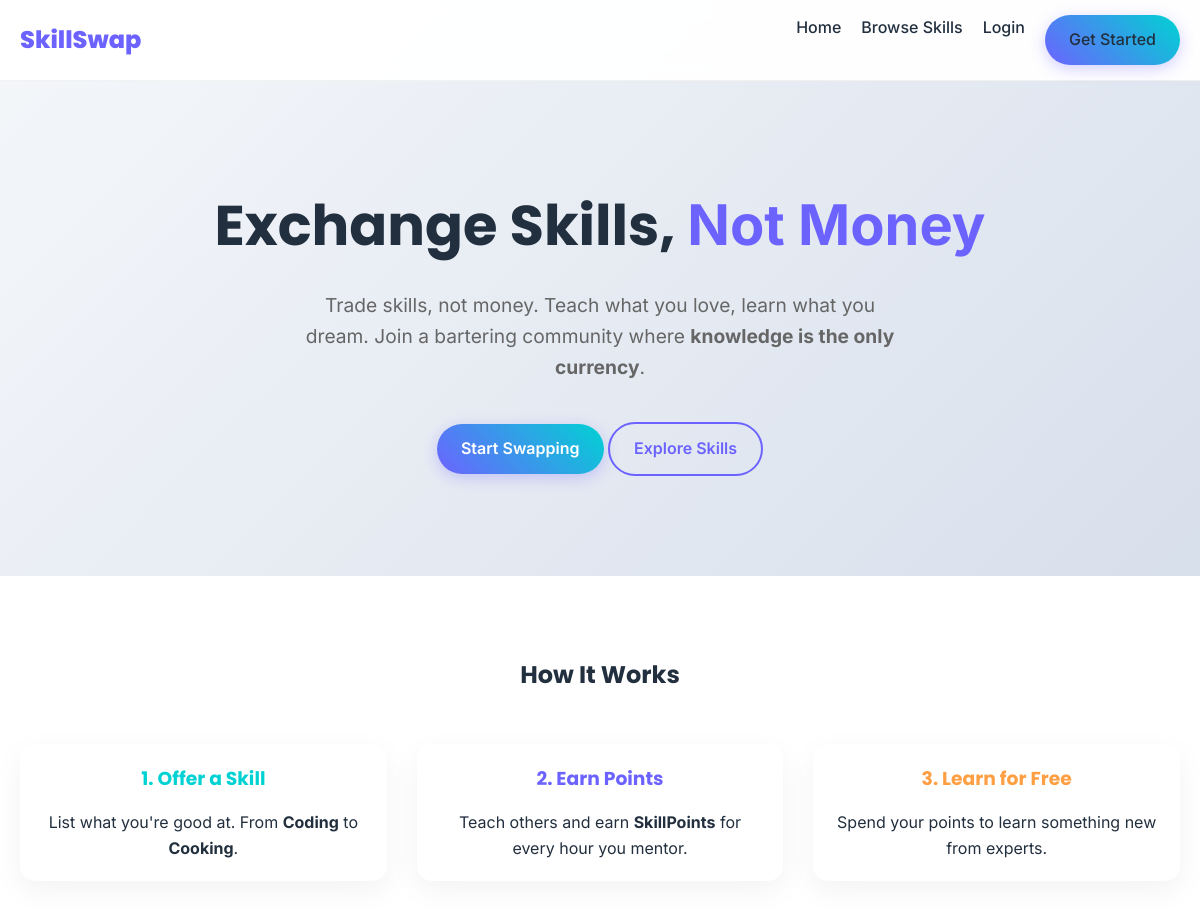
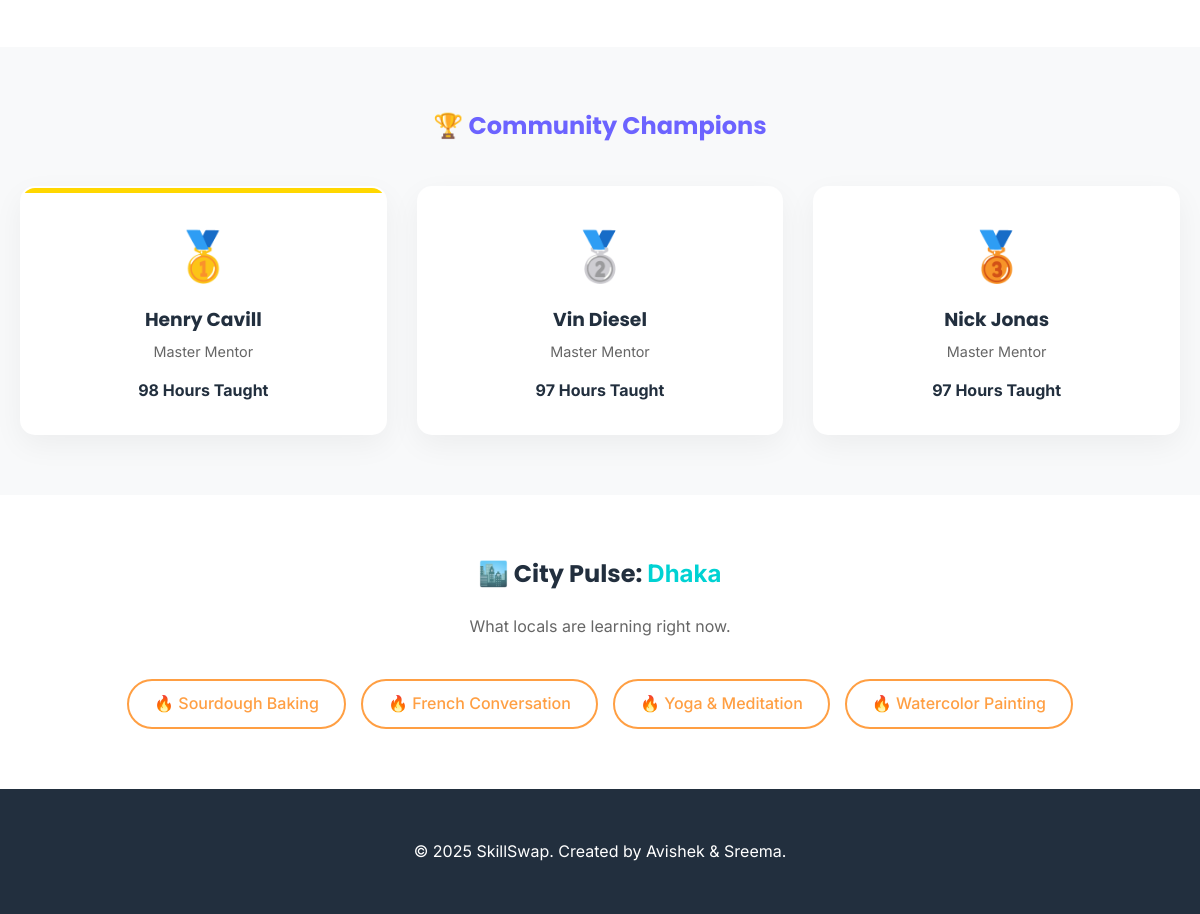
Page /skillswap/index.php on the committed database (2 pictures, top to bottom).
### tables this page shows
CREATE TABLE `teacher` (
    `teacher_id` INT PRIMARY KEY,
    `total_hours_taught` INT DEFAULT 0,
    `average_rating` DECIMAL(3,2),

    FOREIGN KEY (`teacher_id`) REFERENCES `user`(`user_id`)
        ON DELETE CASCADE
);

CREATE TABLE `user` (
    `user_id` INT AUTO_INCREMENT PRIMARY KEY,
    
    `first_name` VARCHAR(50),
    `last_name` VARCHAR(50),
    `email` VARCHAR(120) UNIQUE NOT NULL,
    `password` VARCHAR(100) NOT NULL,
    `role` ENUM('admin','user') DEFAULT 'user',
    `preferred_language` VARCHAR(50),
    `city` VARCHAR(80),
    `country` VARCHAR(80),

    `skillpoints` INT DEFAULT 0,
    
     
    `warning_count` INT DEFAULT 0,
    `is_suspended` BOOLEAN DEFAULT FALSE,
    
     
    `profile_picture` VARCHAR(255) DEFAULT 'default.png'
);

### skillswap/index.php (the view, shortened to what this page needs)
<?php
include 'includes/db.php';
$top_teachers = $conn->query("
    SELECT u.first_name, u.last_name, t.total_hours_taught
    FROM teacher t
    JOIN user u ON t.teacher_id = u.user_id
    ORDER BY t.total_hours_taught DESC
    LIMIT 3
");
$city_name = "Dhaka";
$trending_skills = $conn->query("
    SELECT s.title, COUNT(ss.session_no) as popularity
    FROM session ss
    JOIN teacher t ON ss.teacher_id = t.teacher_id
    JOIN user u ON t.teacher_id = u.user_id
    JOIN skill s ON ss.skill_id = s.skill_id
    WHERE u.city = '$city_name'
    GROUP BY s.title
    ORDER BY popularity DESC
    LIMIT 5
");
?>
<!DOCTYPE html>
<html lang="en">
<head>
    <link rel="stylesheet" href="css/style.css">
</head>
<body>
<header>
    <div class="container">
        <nav>
            <a href="index.php" class="logo">SkillSwap</a>
            <div class="nav-links">
                <a href="index.php">Home</a>
                <a href="skills.php">Browse Skills</a>
                <?php if(isset($_SESSION['user_id'])): ?>
                    <a href="dashboard.php">Dashboard</a>
                    <a href="logout.php" class="btn btn-outline">Logout</a>
                <?php else: ?>
                    <a href="login.php">Login</a>
                    <a href="register.php" class="btn btn-primary">Get Started</a>
                <?php endif; ?>
            </div>
        </nav>
    </div>
</header>
<section class="hero" style="padding: 100px 0; text-align: center;">
    <div class="container">
        <h1 style="font-size: 3.5rem; margin-bottom: 20px;">Exchange Skills, <span style="color: var(--primary);">Not Money</span></h1>
        <p style="font-size: 1.2rem; color: #666; max-width: 600px; margin: 0 auto 40px;">
            Trade skills, not money. Teach what you love, learn what you dream.
            Join a bartering community where <strong>knowledge is the only currency</strong>.
        </p>
        <div class="cta-buttons">
            <a href="register.php" class="btn btn-primary">Start Swapping</a>
            <a href="skills.php" class="btn btn-outline">Explore Skills</a>
        </div>
    </div>
</section>
<section class="features" style="padding: 80px 0; background: white;">
    <div class="container">
        <h2 style="text-align: center; margin-bottom: 50px;">How It Works</h2>
        <div class="grid-3">
            <div class="card" style="text-align: center;">
                <h3 style="color: var(--secondary);">1. Offer a Skill</h3>
                <p>List what you're good at. From <strong>Coding</strong> to <strong>Cooking</strong>.</p>
            </div>
            <div class="card" style="text-align: center;">
                <h3 style="color: var(--primary);">2. Earn Points</h3>
                <p>Teach others and earn <strong>SkillPoints</strong> for every hour you mentor.</p>
            </div>
            <div class="card" style="text-align: center;">
                <h3 style="color: var(--accent);">3. Learn for Free</h3>
                <p>Spend your points to learn something new from experts.</p>
            </div>
        </div>
    </div>
</section>
<section class="leaderboard" style="padding: 60px 0; background: #f8f9fa;">
    <div class="container">
        <h2 style="text-align: center; margin-bottom: 40px; color: var(--primary);">🏆 Community Champions</h2>
        <div class="grid-3">
            <?php
            $rank = 1;
            while($teacher = $top_teachers->fetch_assoc()):
                $medal = "";
                if($rank == 1) $medal = "🥇";
                if($rank == 2) $medal = "🥈";
                if($rank == 3) $medal = "🥉";
            ?>
            <div class="card" style="text-align: center; padding: 30px; border: 2px solid transparent; transition: 0.3s; position: relative; overflow: hidden;">
                <?php if($rank==1): ?>
                    <div style="position: absolute; top:0; left:0; width: 100%; height: 5px; background: gold;"></div>
                <?php endif; ?>
                <div style="font-size: 3rem; margin-bottom: 10px;"><?php echo $medal; ?></div>
                <h3 style="margin-bottom: 5px;"><?php echo $teacher['first_name'] . ' ' . $teacher['last_name']; ?></h3>
                <p style="color: #666; font-size: 0.9rem;">Master Mentor</p>
                <div style="margin-top: 15px; font-weight: bold; color: var(--dark);">
                    <?php echo $teacher['total_hours_taught']; ?> Hours Taught
                </div>
            </div>
            <?php $rank++; endwhile; ?>
        </div>
    </div>
</section>
<section class="city-pulse" style="padding: 60px 0; background: white;">
    <div class="container" style="text-align: center;">
        <h2 style="margin-bottom: 20px;">🏙️ City Pulse: <span style="color: var(--secondary);"><?php echo htmlspecialchars($city_name); ?></span></h2>
        <p style="margin-bottom: 40px; color: #666;">What locals are learning right now.</p>
        <div style="display: flex; flex-wrap: wrap; justify-content: center; gap: 15px;">
            <?php if($trending_skills->num_rows > 0): ?>
                <?php while($skill = $trending_skills->fetch_assoc()): ?>
                    <a href="skills.php?search=<?php echo urlencode($skill['title']); ?>"
                       style="display: inline-block; padding: 10px 25px; background: white; border: 2px solid var(--accent); color: var(--accent); border-radius: 50px; text-decoration: none; font-weight: 500; transition: 0.2s;">
                       🔥 <?php echo $skill['title']; ?>
                    </a>
                <?php endwhile; ?>
            <?php else: ?>
                <p>No trends yet in this city. <a href="skills.php">Be the first!</a></p>
            <?php endif; ?>
        </div>
    </div>
</section>
<footer style="background: var(--dark); color: white; padding: 50px 0; margin-top: auto;">
    <div class="container" style="text-align: center;">
        <p>&copy; 2025 SkillSwap. Created by Avishek & Sreema.</p>
    </div>
</footer>
</body>
</html>

### skillswap/css/style.css (style rules this page uses)
:root { --primary: #6C63FF; --primary-dark: #5a52d5; --secondary: #00D2D3; --accent: #FF9F43; --danger: #FF6B6B; --success: #1dd1a1; --dark: #222f3e; --light: #f8f9fa; --glass: rgba(255, 255, 255, 0.95); --glass-border: rgba(255, 255, 255, 0.2); --font-heading: 'Poppins', sans-serif; --font-body: 'Inter', sans-serif; }
* { margin: 0; padding: 0; box-sizing: border-box; font-family: var(--font-body); }
body { background: linear-gradient(135deg, #f5f7fa 0%, #c3cfe2 100%); color: var(--dark); line-height: 1.6; min-height: 100vh; }
h1, h2, h3, h4, h5, h6 { font-family: var(--font-heading); color: var(--dark); margin-bottom: 1rem; }
a { text-decoration: none; color: var(--primary); transition: all 0.3s ease; }
.container { max-width: 1200px; margin: 0 auto; padding: 0 20px; }
.btn { display: inline-block; padding: 12px 24px; border-radius: 50px; font-weight: 600; cursor: pointer; border: none; transition: transform 0.2s, box-shadow 0.2s; }
.btn-primary { background: linear-gradient(45deg, var(--primary), var(--secondary)); color: white; box-shadow: 0 4px 15px rgba(108, 99, 255, 0.3); }
.btn-outline { background: transparent; border: 2px solid var(--primary); color: var(--primary); }
.card { background: white; border-radius: 15px; padding: 20px; box-shadow: 0 10px 30px rgba(0,0,0,0.05); transition: transform 0.3s; }
header { background: var(--glass); backdrop-filter: blur(10px); position: sticky; top: 0; z-index: 1000; border-bottom: 1px solid rgba(0,0,0,0.05); padding: 15px 0; }
nav { display: flex; justify-content: space-between; align-items: center; }
.logo { font-size: 1.5rem; font-weight: 800; color: var(--primary); font-family: var(--font-heading); }
.nav-links { display: flex; gap: 20px; }
.nav-links a { color: var(--dark); font-weight: 500; }
.grid-3 { display: grid; grid-template-columns: repeat(3, 1fr); gap: 30px; }

### rows in the picture
teacher: medal "🥇", teacher_id.first_name "Henry", teacher_id.last_name "Cavill", total_hours_taught "98"
teacher: medal "🥈", teacher_id.first_name "Vin", teacher_id.last_name "Diesel", total_hours_taught "97"
teacher: medal "🥉", teacher_id.first_name "Nick", teacher_id.last_name "Jonas", total_hours_taught "97"

### other values in the picture
$city_name "Dhaka"
$skill['title'] "Sourdough Baking"
$skill['title'] "French Conversation"
$skill['title'] "Yoga & Meditation"
$skill['title'] "Watercolor Painting"
